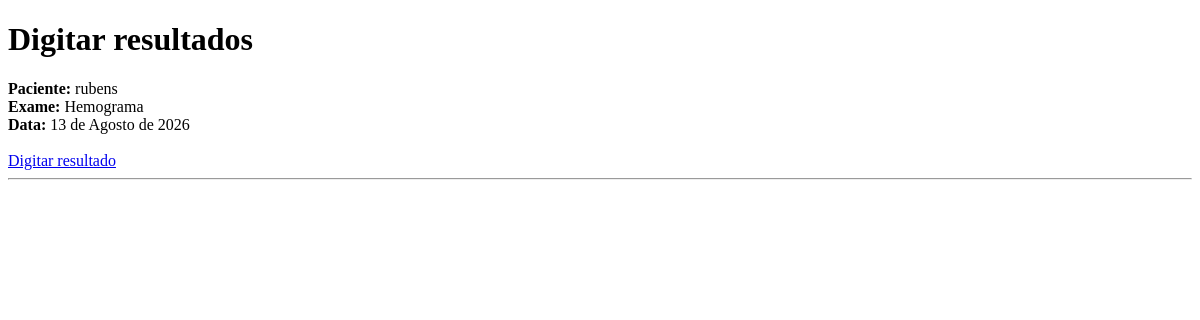
Page /resultados on the earlier database version.
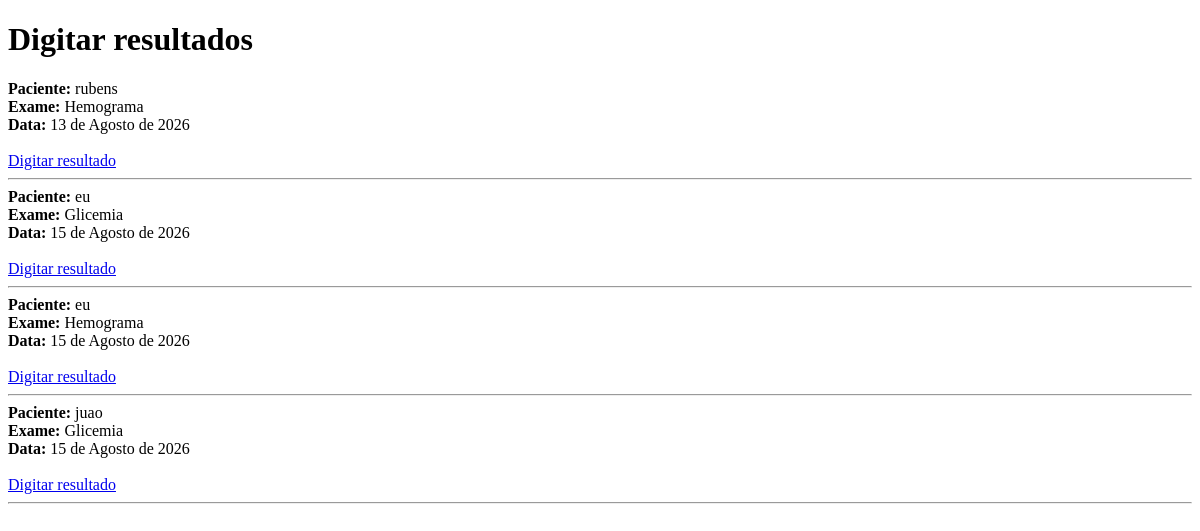
Same page on the later database version.
### odisseu/models.py (models this page shows, shortened)
class Agendamento(models.Model):
    EXAMES = [
        ('glicemia', 'Glicemia'),
        ('hemograma', 'Hemograma'),
    ]
    paciente = models.ForeignKey(
        Paciente,
        on_delete=models.CASCADE
    )
    exame = models.CharField(
        max_length=50,
        choices=EXAMES
    )
    data = models.DateField()

class Paciente(models.Model):
    nome = models.CharField(max_length=200)
    cpf = models.CharField(max_length=11)
    cns = models.CharField(max_length=14)
    data_nascimento = models.DateField()
    telefone = models.CharField(max_length=20)

### odisseu/views.py (the view)
# urls.py: path('resultados', views.resultados, name='resultados'),
def resultados(request):
    agendamentos = Agendamento.objects.filter(
        resultado__isnull=True
    )
    return render(
        request,
        'resultados.html',
        {'agendamentos': agendamentos}
    )

### odisseu/templates/resultados.html (shortened to what this page needs)
<!DOCTYPE html>
<html lang="pt-br">
<head>
</head>
<body>
    <h1>Digitar resultados</h1>
    {% if agendamentos %}
        {% for agendamento in agendamentos %}
            <div>
                <strong>Paciente:</strong>
                {{ agendamento.paciente.nome }}
                <br>
                <strong>Exame:</strong>
                {{ agendamento.get_exame_display }}
                <br>
                <strong>Data:</strong>
                {{ agendamento.data }}
                <br><br>
                <a href="{% url 'digitar_resultados' agendamento.id %}">
                    Digitar resultado
                </a>
            </div>
            <hr>
        {% endfor %}
    {% else %}
        <p>Não existem resultados pendentes de digitação.</p>
    {% endif %}
</body>
</html>

Differences in the rows shown:
added Agendamento: paciente.nome "eu", exame "Glicemia", data "15 de Agosto de 2026"
added Agendamento: paciente.nome "eu", exame "Hemograma", data "15 de Agosto de 2026"
added Agendamento: paciente.nome "juao", exame "Glicemia", data "15 de Agosto de 2026"
